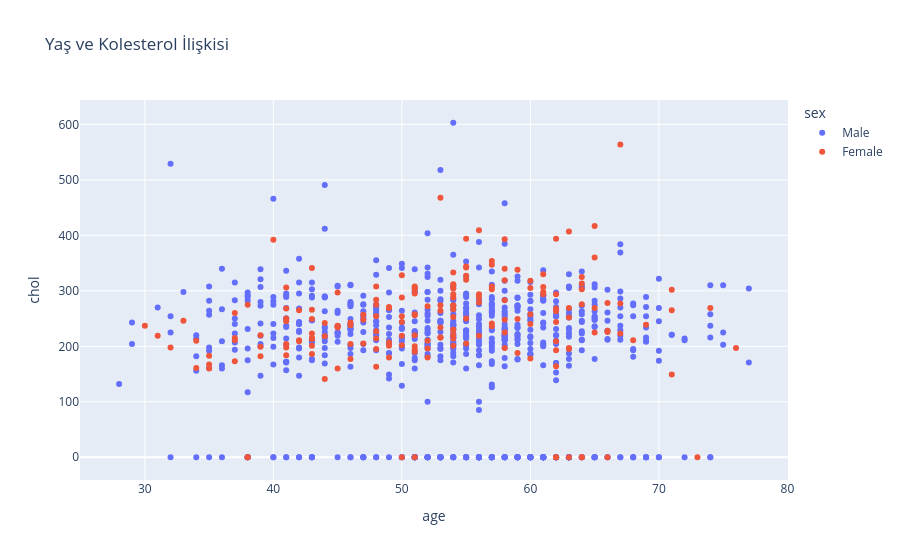

Notebook source saved alongside this figure:
### Code cell
fig = px.scatter(df, x='age', y='chol', color='sex', title='Yaş ve Kolesterol İlişkisi')
fig.show()

### Figure 1 — Plotly figure (JSON) as saved in the notebook; plotly's stock layout.template omitted (floating-point values rounded to 4 significant figures; data arrays with more than 128 entries replaced by an {"elided": "..."} marker saying what was removed)
{"data": [{"hovertemplate": "sex=Male<br>age=%{x}<br>chol=%{y}<extra></extra>", "legendgroup": "Male", "marker": {"color": "#636efa", "symbol": "circle"}, "mode": "markers", "name": "Male", "orientation": "v", "showlegend": true, "type": "scatter", "x": {"elided": "726 int values"}, "xaxis": "x", "y": {"elided": "726 int values"}, "yaxis": "y"}, {"hovertemplate": "sex=Female<br>age=%{x}<br>chol=%{y}<extra></extra>", "legendgroup": "Female", "marker": {"color": "#EF553B", "symbol": "circle"}, "mode": "markers", "name": "Female", "orientation": "v", "showlegend": true, "type": "scatter", "x": {"elided": "194 int values"}, "xaxis": "x", "y": {"elided": "194 int values"}, "yaxis": "y"}], "layout": {"autosize": true, "legend": {"title": {"text": "sex"}, "tracegroupgap": 0}, "title": {"text": "Yaş ve Kolesterol İlişkisi"}, "xaxis": {"anchor": "y", "autorange": true, "domain": [0, 1], "range": [25.02, 79.98], "title": {"text": "age"}, "type": "linear"}, "yaxis": {"anchor": "x", "autorange": true, "domain": [0, 1], "range": [-49.76, 652.8], "title": {"text": "chol"}, "type": "linear"}}}
